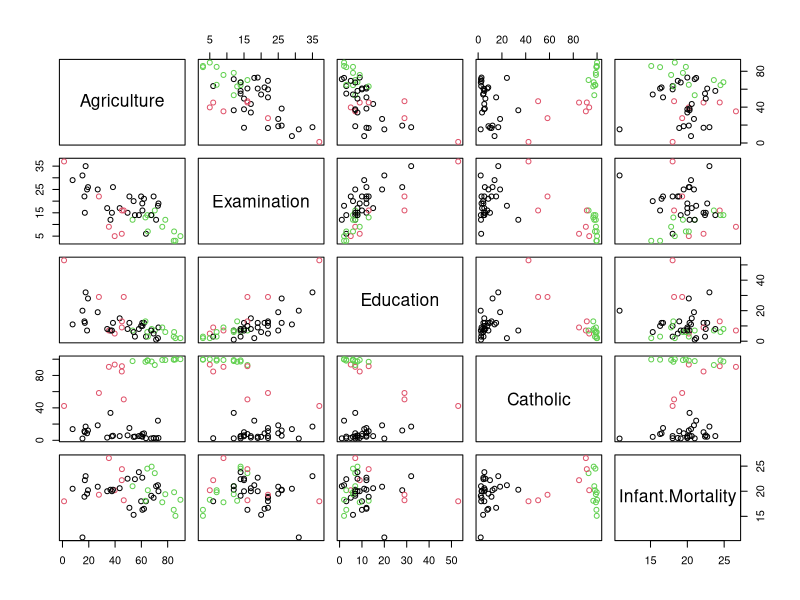
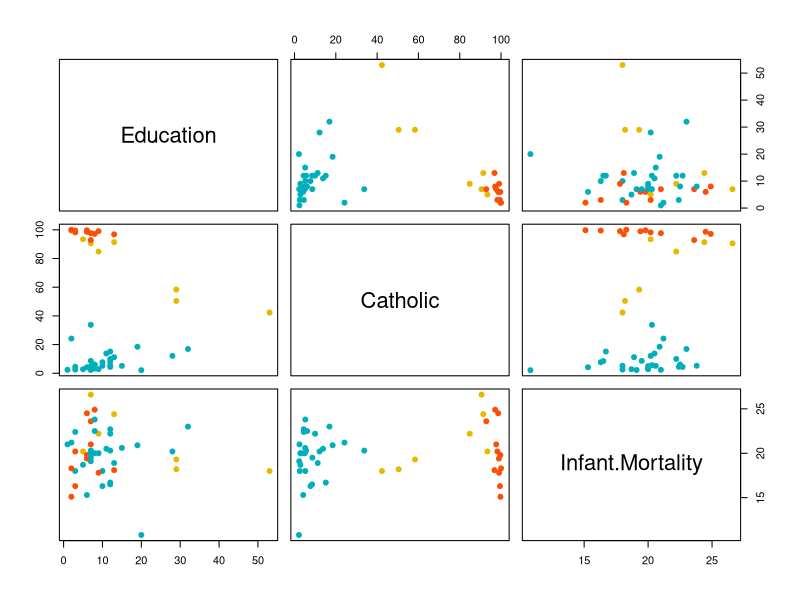
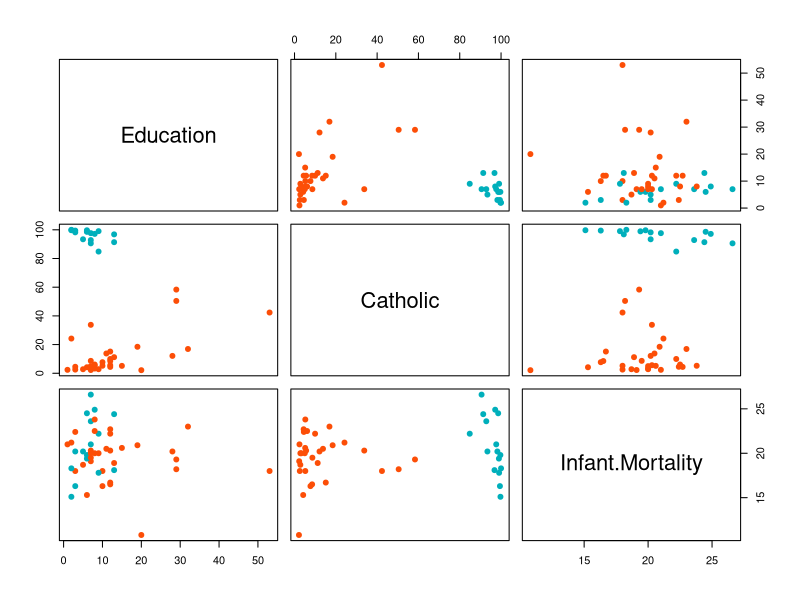

Recreate these plots in R, in order.
data(swiss)
sclass <- kmeans(swiss[2:6], 3) 
table(sclass$cluster, swiss[,1])    


pairs(swiss[2:6], col=sclass$cluster)

col_pat <- c("#00AFBB", "#E7B800", "#FC4E07")  
pairs(swiss[4:6], col=col_pat[sclass$cluster], pch=19)


### trying 2 cluster
sclass_2 <- kmeans(swiss[2:6], 2) 

col_pat <- c("#00AFBB", "#FC4E07")  
pairs(swiss[4:6], col=col_pat[sclass_2$cluster], pch=19)
### we can see clear cluster in "Catholic" vs "Infant Mortality"